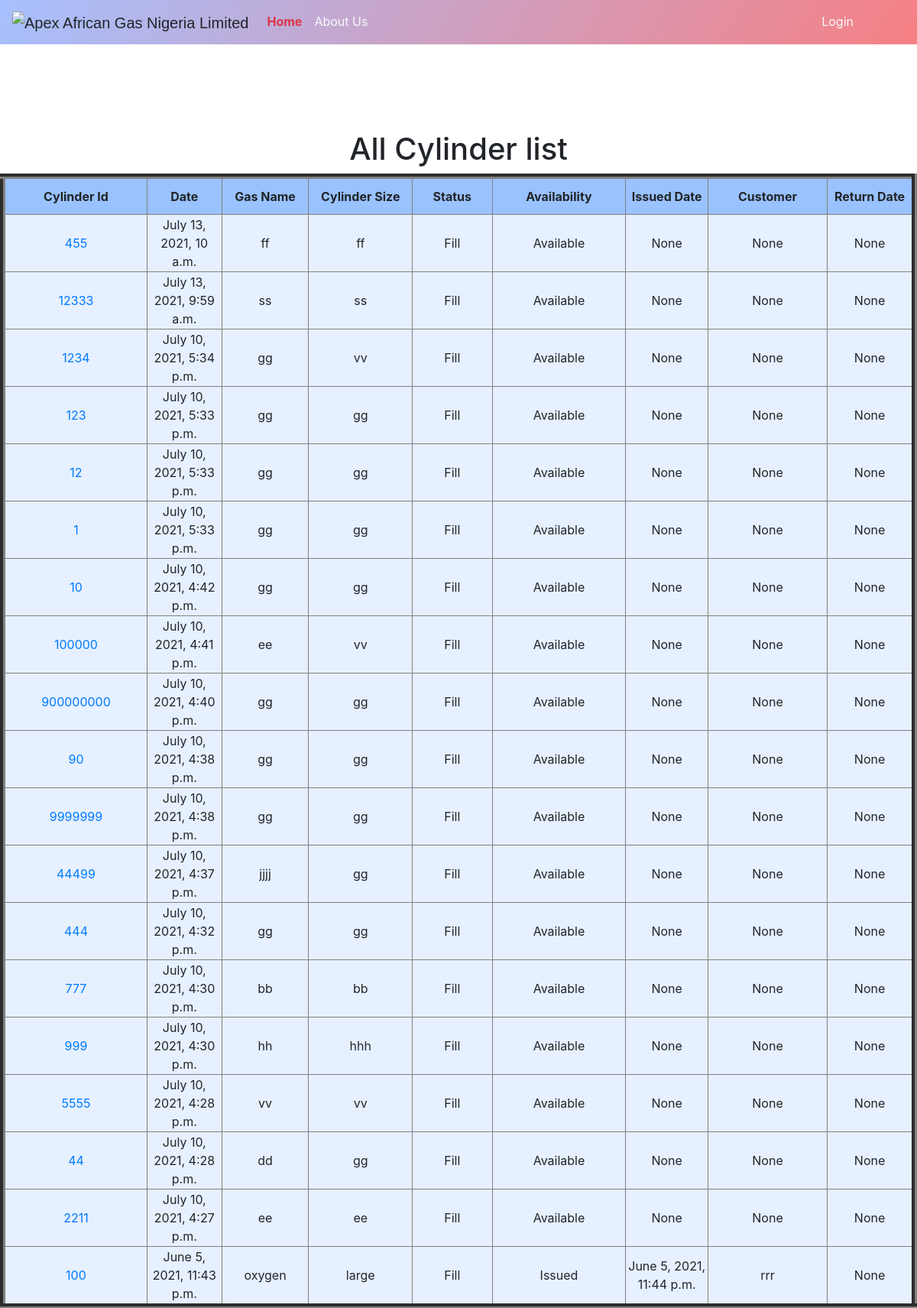
/cylinder/, run on the app's committed database.
### Entry/models.py (models this page shows, shortened)
class Cylinder(models.Model):
	stachoice=[
	('Fill','fill'),
	('Empty','empty')
	]
	substachoice=[
	('Available','available'),
	('Unavailable','unavailable'),
	('Issued','issued')
	]
	cylinderId=models.CharField(max_length=50,primary_key=True,null=False)
	gasName=models.CharField(max_length=200)
	cylinderSize=models.CharField(max_length=30)
	Status=models.CharField(max_length=40,choices=stachoice,default='fill')
	Availability=models.CharField(max_length=40,choices=substachoice,default="Available")
	EntryDate=models.DateTimeField(default=timezone.now)
	issue_Date=models.DateTimeField(null=True)
	issue_user=models.CharField(max_length=70,null=True)
	return_Date=models.DateTimeField(null=True)
	def get_absolute_url(self):
		return reverse('cylinderDetail',args=[(self.cylinderId)])
	class Meta:
		db_table='cylinders'

### Entry/views.py (the view)
# urls.py: path('cylinder/',views.cylinderListView,name='cylinderList'),
def cylinderListView(request):
	cylinder=Cylinder.objects.all().order_by('-EntryDate')
	return render(request,'entry/cylinderList.html',locals())

### templates/entry/cylinderList.html (shortened to what this page needs)
{% extends 'base.html'%}
{% block content %}
<div class="alldiv">
<h1 align="center">All Cylinder list</h1>
{% if cylinder %}
<div class='centerstage'>
		<div class="post">
			<table border="7" cellspacing="5" width="100%"  >
				<thead>
					<tr  bgcolor="#99c2ff"align="center">
						<th  height="50"
                width="50">Cylinder Id</th>
						<th height="50"
                width="50">Date</th>
						<th  height="50"
                width="50">Gas Name</th>
                <th  height="50"
                width="50">Cylinder Size</th>
						<th  height="50"
                width="50">Status</th>
						<th  height="50"
                width="50">Availability</th>
					<th  height="50"
                width="50">Issued Date</th>
					<th  height="50"
                width="50">Customer</th>
					<th  height="50"
                width="50">Return Date</th>
					</tr>
				</thead>
				<tbody>
					{%for cy in cylinder%}
					<tr bgcolor="#e6f0ff" align="center">
					<td align="center" height="10"
                width="50"><a href="{{cy.get_absolute_url}}">{{cy.cylinderId}}<a></td>
					<td align="center" height="10"
                width="50">{{cy.EntryDate}}</td>
					<td align="center" height="10"
                width="50">{{cy.gasName}}</td>
                <td align="center" height="10"
                width="50">
					{{cy.cylinderSize}}</td>
					<td align="center" height="10"
                width="50">
					{{cy.Status}}</td>
					<td align="center" height="10"
                width="50">{{cy.Availability}}</td>
					<td align="center" height="10"
                width="50">{{cy.issue_Date}}</td>
                	<td align="center" height="10"
                width="50">{{cy.issue_user}}</td>
                	<td align="center" height="10"
                width="50">{{cy.return_Date}}</td>
					</tr>
					{% endfor %}
				</tbody>
{% endif %}
{% endblock %}

### templates/base.html (shortened to what this page needs)
<!DOCTYPE html>
{% load static %}
<html lang="en">
<head>
<link rel="stylesheet" href="https://stackpath.bootstrapcdn.com/bootstrap/4.3.1/css/bootstrap.min.css">
<link rel="stylesheet" href="https://maxcdn.bootstrapcdn.com/font-awesome/4.7.0/css/font-awesome.min.css">
</head>
<body >
    <nav class="nav-bar navbar navbar-expand-md   custom-navbar fixed-top">
        <div class="collapse navbar-collapse justify-content-between" id="navbarCollapse">
            <div class="navbar-nav ">
              <ul class="nav navbar-nav  ">
                <li class="nav navbar-brand">
            <img src="//user-images.strikinglycdn.com/res/hrscywv4p/image/upload/c_limit,fl_lossy,h_300,w_120,f_auto,q_auto/1270913/960276_11295.png" alt="Apex African Gas Nigeria Limited" /> </li>
               <li > <a href="{% url 'index' %}" class="nav-item  nav-link text-danger al active"><b>Home</b></a></li>
               <li> <a href="#" class="nav-item al nav-link text-light ">About Us</a></li>
              </ul>
       <div id="navDiv" class="container">
            <ul  class="nav navbar-nav flex-row-reverse navbar-right ">
      {% if user.is_authenticated %}
    <li>
        <a href="{% url 'logout' %}" class="nav-item nav-link text-light al">Logout</a>
      </li>
       <li class="nav-item dropdown">
        <a href="#" class=" nav-link text-light al dropdown-toggle" data-toggle="dropdown">
        Generate Report</a>
        <div class="dropdown-menu">
          <a href="{% url 'genCylinder' %}" class="dropdown-item">All Cylinder</a>
          <a href="{% url 'genIssue' %}" class="dropdown-item">All Issued </a>
          <a href="{% url 'genReturn' %}" class="dropdown-item">All Returned </a>
        </div>
      </li>
      <li class="nav-item dropdown">
        <a href="#" class=" nav-link text-light al dropdown-toggle" data-toggle="dropdown">
        Logs</a>
        <div class="dropdown-menu">
          <a href="{% url 'cylinderList' %}" class="dropdown-item">All Cylinder</a>
          <a href="{% url 'issueList' %}" class="dropdown-item"> Issued </a>
          <a href="{% url 'returnList' %}" class="dropdown-item"> Returned </a>
        </div>
      </li>
      <li class="nav-item dropdown">
        <a href="#" class="nav-item text-light nav-link al dropdown-toggle">Report
        </a>
        <div class="dropdown-menu">
          <a href="{% url 'cylinderList' %}" class="dropdown-item">
          All Cylinder</a>
          <a href="{% url 'currentIssue' %}" class="dropdown-item"> Currently Issued </a>
          <a href="{% url 'availableList' %}" class="dropdown-item">Available Cylinder</a>
          <a href="{% url 'unavailableList' %}" class="dropdown-item">Unavailable Cylinder</a>
        </div>
      </li>
      <li class="nav-item dropdown">
        <a href="#" class=" nav-link text-light al dropdown-toggle" data-toggle="dropdown">Transactions</a>
        <div class="dropdown-menu">
          <a href="{% url 'createNew' %}" class="dropdown-item">Create Cylinder</a>
          <a href="{% url 'issue' %}" class="dropdown-item">Issue Cylinder</a>
          <a href="{% url 'returnCylinder' %}" class="dropdown-item">Return Cylinder</a>
        </div>
      </li>
      {% else %}
       <li> <a class="nav-item nav-link al text-light" href="{% url 'login' %}" >
       Login</a></li>
    {% endif %}
</ul>
</div>
</div>
</div>
    </nav>
{%block content%}
{% endblock %}
</body>
</html>

### templates/entry/cylinderList.html (style rules this page uses)
.alldiv { position: absolute; width: 100%; top: 10%; }

### templates/base.html (style rules this page uses)
.al { font-size:1rem; }
.nav-bar { background-image: linear-gradient(120deg, #a6c0fe 0%, #f68084 100%); }
.navbar-brand { font-size: 20px; font-family: sans-serif; }
#navDiv { position: absolute; color: white; left:45%; width: 50%; }

### data on the page
Cylinder: cylinderId "455", EntryDate "July 13, 2021, 10 a.m.", gasName "ff", cylinderSize "ff", Status "Fill", Availability "Available", issue_Date "None", issue_user "None", return_Date "None"
Cylinder: cylinderId "12333", EntryDate "July 13, 2021, 9:59 a.m.", gasName "ss", cylinderSize "ss", Status "Fill", Availability "Available", issue_Date "None", issue_user "None", return_Date "None"
Cylinder: cylinderId "1234", EntryDate "July 10, 2021, 5:34 p.m.", gasName "gg", cylinderSize "vv", Status "Fill", Availability "Available", issue_Date "None", issue_user "None", return_Date "None"
Cylinder: cylinderId "123", EntryDate "July 10, 2021, 5:33 p.m.", gasName "gg", cylinderSize "gg", Status "Fill", Availability "Available", issue_Date "None", issue_user "None", return_Date "None"
Cylinder: cylinderId "12", EntryDate "July 10, 2021, 5:33 p.m.", gasName "gg", cylinderSize "gg", Status "Fill", Availability "Available", issue_Date "None", issue_user "None", return_Date "None"
Cylinder: cylinderId "1", EntryDate "July 10, 2021, 5:33 p.m.", gasName "gg", cylinderSize "gg", Status "Fill", Availability "Available", issue_Date "None", issue_user "None", return_Date "None"
Cylinder: cylinderId "10", EntryDate "July 10, 2021, 4:42 p.m.", gasName "gg", cylinderSize "gg", Status "Fill", Availability "Available", issue_Date "None", issue_user "None", return_Date "None"
Cylinder: cylinderId "100000", EntryDate "July 10, 2021, 4:41 p.m.", gasName "ee", cylinderSize "vv", Status "Fill", Availability "Available", issue_Date "None", issue_user "None", return_Date "None"
Cylinder: cylinderId "900000000", EntryDate "July 10, 2021, 4:40 p.m.", gasName "gg", cylinderSize "gg", Status "Fill", Availability "Available", issue_Date "None", issue_user "None", return_Date "None"
Cylinder: cylinderId "90", EntryDate "July 10, 2021, 4:38 p.m.", gasName "gg", cylinderSize "gg", Status "Fill", Availability "Available", issue_Date "None", issue_user "None", return_Date "None"
Cylinder: cylinderId "9999999", EntryDate "July 10, 2021, 4:38 p.m.", gasName "gg", cylinderSize "gg", Status "Fill", Availability "Available", issue_Date "None", issue_user "None", return_Date "None"
Cylinder: cylinderId "44499", EntryDate "July 10, 2021, 4:37 p.m.", gasName "jjjj", cylinderSize "gg", Status "Fill", Availability "Available", issue_Date "None", issue_user "None", return_Date "None"
Cylinder: cylinderId "444", EntryDate "July 10, 2021, 4:32 p.m.", gasName "gg", cylinderSize "gg", Status "Fill", Availability "Available", issue_Date "None", issue_user "None", return_Date "None"
Cylinder: cylinderId "777", EntryDate "July 10, 2021, 4:30 p.m.", gasName "bb", cylinderSize "bb", Status "Fill", Availability "Available", issue_Date "None", issue_user "None", return_Date "None"
Cylinder: cylinderId "999", EntryDate "July 10, 2021, 4:30 p.m.", gasName "hh", cylinderSize "hhh", Status "Fill", Availability "Available", issue_Date "None", issue_user "None", return_Date "None"
Cylinder: cylinderId "5555", EntryDate "July 10, 2021, 4:28 p.m.", gasName "vv", cylinderSize "vv", Status "Fill", Availability "Available", issue_Date "None", issue_user "None", return_Date "None"
Cylinder: cylinderId "44", EntryDate "July 10, 2021, 4:28 p.m.", gasName "dd", cylinderSize "gg", Status "Fill", Availability "Available", issue_Date "None", issue_user "None", return_Date "None"
Cylinder: cylinderId "2211", EntryDate "July 10, 2021, 4:27 p.m.", gasName "ee", cylinderSize "ee", Status "Fill", Availability "Available", issue_Date "None", issue_user "None", return_Date "None"
Cylinder: cylinderId "100", EntryDate "June 5, 2021, 11:43 p.m.", gasName "oxygen", cylinderSize "large", Status "Fill", Availability "Issued", issue_Date "June 5, 2021, 11:44 p.m.", issue_user "rrr", return_Date "None"
